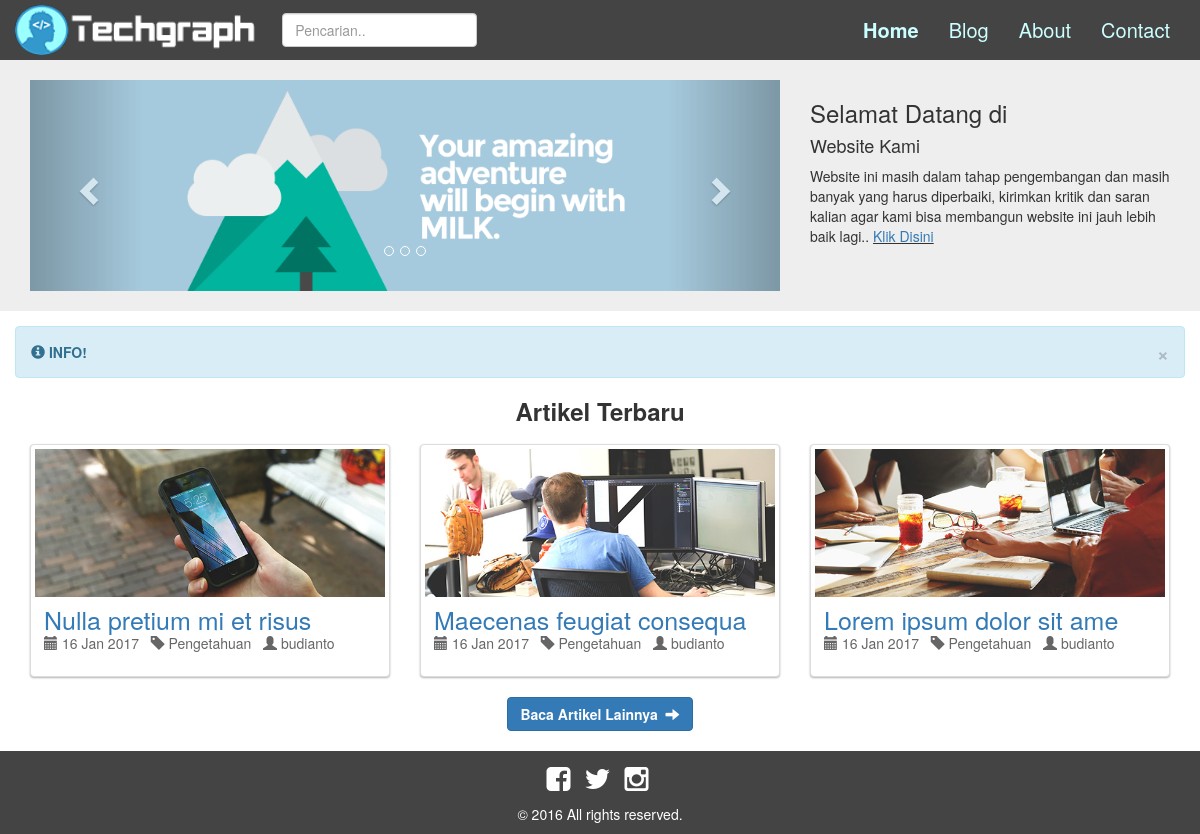
The page / on the database its author committed.
### tables this page shows
CREATE TABLE `tb_artikel` (
  `id_artikel` int(10) NOT NULL,
  `judul` varchar(25) NOT NULL,
  `kategori` varchar(25) NOT NULL,
  `isi` text NOT NULL,
  `gambar` varchar(100) NOT NULL,
  `author` varchar(35) NOT NULL,
  `tgl` varchar(25) NOT NULL
);

### index.php (the view, shortened to what this page needs)
<?php
	$query_sql=mysql_query("SELECT * FROM tb_artikel ORDER BY judul DESC LIMIT 3") or die (mysql_error());
	$show=mysql_fetch_array($query_sql);
?>
<!DOCTYPE html>
<html lang="id">
<head>
	<link href="css/style.css" rel="stylesheet" type="text/css"/>
	<link href="css/bootstrap1.css" rel="stylesheet">
	<link href="font-awesome/css/font-awesome.min.css" rel="stylesheet" type="text/css">
</head>
<body>
<header>
	<?php include ('menu.php');?>
</header>
<content>
<div class="clear-content"></div>
<div class="jumbotron">
<div class="container">
	<div class="col-md-8">
		<div id="carousel-example-generic" class="carousel slide" data-ride="carousel">
			<ol class="carousel-indicators">
				<li data-target="#carousel-example-generic" data-slide-to="0"></li>
				<li data-target="#carousel-example-generic" data-slide-to="1"></li>
				<li data-target="#carousel-example-generic" data-slide-to="2"></li>
			</ol>
		<div class="carousel-inner" role="listbox">
			<div class="item active">
				<img src="img/banner/home-slider2.png" alt="test" height="auto" width="100%">
			</div>
		</div>
			<a class="left carousel-control" href="#carousel-example-generic" role="button" data-slide="prev">
				<span class="glyphicon glyphicon-chevron-left" aria-hidden="true"></span>
			</a>
			<a class="right carousel-control" href="#carousel-example-generic" role="button" data-slide="next">
				<span class="glyphicon glyphicon-chevron-right" aria-hidden="true"></span>
			</a>
		</div>
	</div>
		<div class="col-md-4"><br>
			<h3> Selamat Datang di </h3>
			<h4> Website Kami </h4>
			Website ini masih dalam tahap pengembangan dan masih banyak yang harus diperbaiki, kirimkan kritik dan saran kalian agar kami bisa membangun website ini jauh lebih baik lagi.. <u><a href="contact">Klik Disini</a></u>
		</div>
	</div>
</div>
	<div class="container">
		<div class="alert alert-info" role="alert">
			<button type="button" class="close" data-dismiss="alert" aria-label="Close">
  				<span aria-hidden="true">&times;</span>
			</button>
				<b><span class="glyphicon glyphicon-info-sign"></span>&nbsp;INFO!</b>
		</div>
	<center><h3><b>Artikel Terbaru</b></h3></center><br>
  		<?php do{?>
  			<div class="col-sm-4 col-md-4">
    			<div class="thumbnail">
      				<img src="img/post/<?php echo $show['gambar'];?>" class="img-responsive" alt="Responsive image" width="100%" height="auto"/>
      					<div class="caption">
        					<h3><div id="title_content"><a href="view?title=<?php echo $show['judul'];?>"><div class="title-post"><?php echo $show['judul'];?></div></a></h3>
        						<font color="#666"><p><span class="glyphicon glyphicon-calendar"></span> <?php echo $show['tgl'];?> &nbsp; <span class="glyphicon glyphicon-tag"></span> <?php echo $show['kategori'];?> &nbsp; <span class="glyphicon glyphicon-user"></span>  <?php echo $show['author'];?></p></font>
      					</div>
    			</div>
  			</div>
  		<?php } while ($show=mysql_fetch_assoc($query_sql));?>
</div>
<center><a class="btn btn-primary btn-xl" href="blog" role="button"> <b>Baca Artikel Lainnya</b> &nbsp;<span class="glyphicon glyphicon-arrow-right"></span></a></center>
</content>
<footer>
	<div class="footer">
		<div class="container">
				<ul class="list-inline social-footer">
  					<li><a href="http://facebook.com/budianto.24" target="_blank"><i class="fa fa-facebook-square fa-2x"></i></a></li>
  					<li><a href="http://twitter.com/budianto_24" target="_blank"><i class="fa fa-twitter fa-2x"></i></a></li>
 					<li><a href="http://instagram.com/budianto24" target="_blank"><i class="fa fa-instagram fa-2x"></i></a></li>
 				</ul>
  				<font color="#fff"><p> &copy; 2016 All rights reserved. </p></font>
		</div>
	</div>
</footer>
</body>
</html>

### menu.php (shortened to what this page needs)
    <div class="navbar navbar-default navbar-fixed-top">
        <div class="container-fluid">
            <div class="navbar-header">
            <a href="#" class="navbar-brand"><img src="img/logo/techgraph_logo.png" height="50px" alt="brand"></a>
            </div>
            <div class="collapse navbar-collapse" id="mynavbar-content">
                <ul class="nav navbar-nav navbar-right">
                    <li><a href="../techgraph"><b>Home</b></a></li>
                    <li><a href="blog">Blog</a></li>
                    <li><a href="about">About</a></li>
                    <li><a href="contact">Contact</a></li>
                </ul>
                <ul class="nav navbar-nav">
                            <form method="get" action="search">
                    <div class="navbar-btn">
                        <input type="text" name="data" class="form-control" placeholder="Pencarian.." value="">
                    </div>
                </form>
	</ul>
</div>
            </div>
        </div>

### css/style.css (style rules this page uses)
* { padding:0px auto; margin:0px auto; }
body { background-color: #fff; background-attachment:fixed; font-family: verdana; }
.clear-content { height: 60px; }
.footer { background:#444; margin-top:20px; padding-top:15px; text-align: center; }
.footer a { color: #fff; }
.title-post { font-size:25px; }
.thumbnail { box-shadow: 0px 1px 2px rgba(0, 0, 0, 0.3); }

### rows shown on the page
tb_artikel: gambar (picture), judul "Nulla pretium mi et risus", tgl "16 Jan 2017", kategori "Pengetahuan", author "budianto"
tb_artikel: gambar (picture), judul "Maecenas feugiat consequa", tgl "16 Jan 2017", kategori "Pengetahuan", author "budianto"
tb_artikel: gambar (picture), judul "Lorem ipsum dolor sit ame", tgl "16 Jan 2017", kategori "Pengetahuan", author "budianto"
